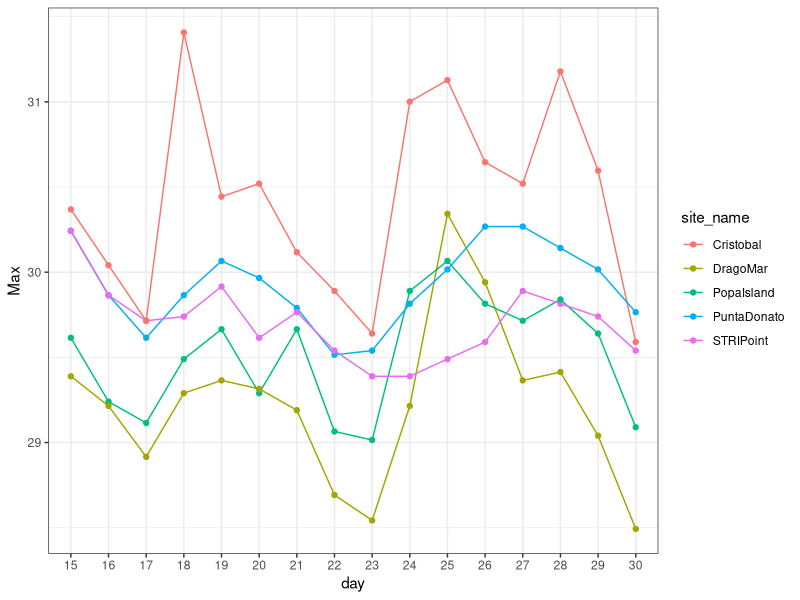

Write the R code that produced this figure.
# setwd("~/Desktop/andreas18ssequencing/")

# Load libraries
library(tidyverse)
library(stringr)

# Load data
temp_data <- read.csv("minmeanmax_tempdata.csv")

# Reformate date
temp_data <- temp_data %>% separate(date, c("month", "day", "year"), "/")
head(temp_data)

summary(temp_data)

# Add site names
temp_data <- temp_data %>% mutate(site_name = ifelse(site_number=="IR1", "PuntaDonato", ifelse(site_number == "IR2", "STRIPoint", ifelse(site_number== "IR3", "Cristobal", ifelse(site_number=="OR3", "PopaIsland", "DragoMar")))))

temp_data$site_name <- as.factor(temp_data$site_name)

summary(temp_data)
  
# Subset data for just June 2015
sub <- temp_data %>% filter(month=="6" & year=="15")

# Plot temp over time
ggplot(sub, aes(x = day, y = Max, group = site_name, color = site_name)) +
  geom_line()+
  geom_point()+
  theme_bw()

